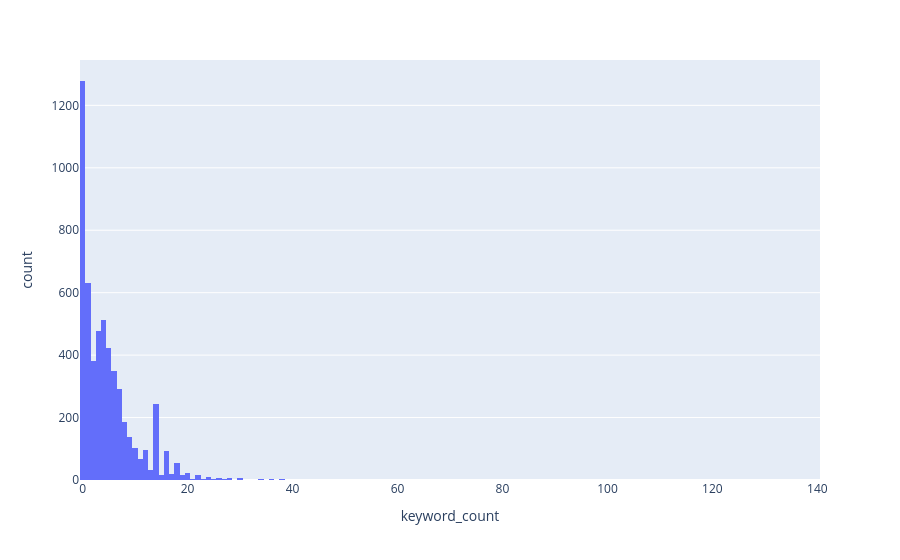

Source (notebook cell):
### Code cell
# Plot the distribution of keyword counts
fig = px.histogram(df_keywords, x='keyword_count')
fig.show()

### Figure 1 — Plotly figure (JSON) as saved in the notebook; plotly's stock layout.template omitted (floating-point values rounded to 4 significant figures; data arrays with more than 128 entries replaced by an {"elided": "..."} marker saying what was removed)
{"data": [{"alignmentgroup": "True", "bingroup": "x", "hovertemplate": "keyword_count=%{x}<br>count=%{y}<extra></extra>", "legendgroup": "", "marker": {"color": "#636efa", "pattern": {"shape": ""}}, "name": "", "offsetgroup": "", "orientation": "v", "showlegend": false, "type": "histogram", "x": {"elided": "5496 int values"}, "xaxis": "x", "yaxis": "y"}], "layout": {"barmode": "relative", "legend": {"tracegroupgap": 0}, "margin": {"t": 60}, "xaxis": {"anchor": "y", "domain": [0, 1], "title": {"text": "keyword_count"}}, "yaxis": {"anchor": "x", "domain": [0, 1], "title": {"text": "count"}}}}
